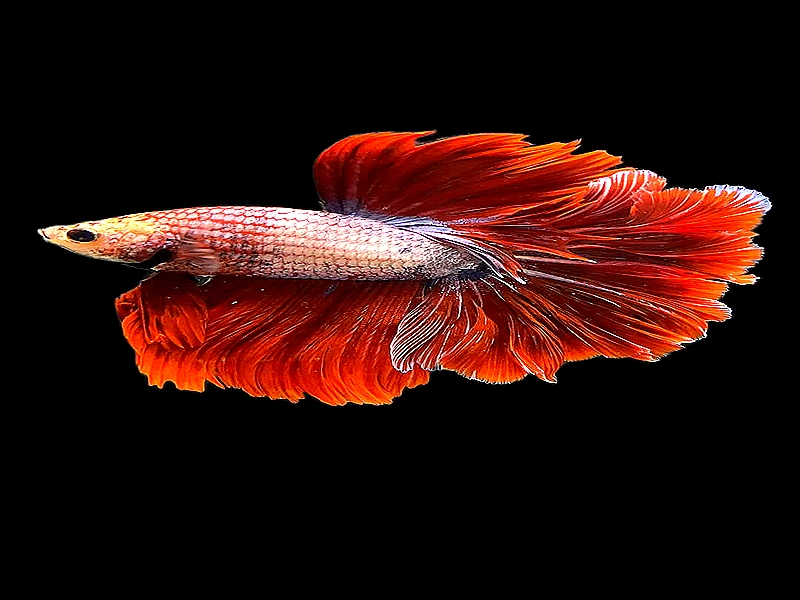
#> input picture hw3_data/Fish/Bete/Bete_101.jpg, 800 x 600 px, given in place of normalized_multichannel.png, which was not available
$ python optimal_k_analyzer.py
#> lines starting #> are read from the running program, lines starting #| are printed output that depends on the picture; after the words box and inside, x2 and y2 are one past the last pixel; in counts of white or black regions, pixels touching at a corner belong together; pictures that were not available may be replaced by others from this repository, and a replacement may not be noted
# CS 898BA - Homework 2
# optimal_k_analyzer.py
# Purpose: Compare IoU/Dice across K=3, 4, 5 to justify the chosen K value

import cv2
import numpy as np
import os

np.random.seed(42)
cv2.setRNGSeed(42)

INPUT_PATH = os.path.join(os.path.dirname(__file__), "..", "output", "segmentation", "normalized_multichannel.png")
GT_PATH = os.path.join(os.path.dirname(__file__), "..", "input", "ground_truth_mask.png")
OUTPUT_DIR = os.path.join(os.path.dirname(__file__), "..", "output", "segmentation")

K_VALUES_TO_TEST = [3, 4, 5]


def run_kmeans(image_hsv, k):
    h, w = image_hsv.shape[:2]
    pixels = image_hsv.reshape((-1, 3)).astype(np.float32)
    criteria = (cv2.TERM_CRITERIA_EPS + cv2.TERM_CRITERIA_MAX_ITER, 100, 0.2)
    _, labels, centers = cv2.kmeans(pixels, k, None, criteria, 10, cv2.KMEANS_RANDOM_CENTERS)
    return labels.reshape((h, w))


def clean_mask(mask):
    kernel = np.ones((5, 5), np.uint8)
    mask = cv2.morphologyEx(mask, cv2.MORPH_OPEN, kernel)
    mask = cv2.morphologyEx(mask, cv2.MORPH_CLOSE, kernel)
    return mask


def compute_iou_dice(pred_mask, gt_mask):
    pred = pred_mask > 0
    gt = gt_mask > 0
    intersection = np.logical_and(pred, gt).sum()
    union = np.logical_or(pred, gt).sum()
    iou = intersection / union if union > 0 else 0
    dice = (2 * intersection) / (pred.sum() + gt.sum()) if (pred.sum() + gt.sum()) > 0 else 0
    return iou, dice


def run():
    image = cv2.imread(INPUT_PATH)
#> image is the input picture: shape (600, 800, 3); mean B, G, R 12.4, 16, 44.1
    gt_mask = cv2.imread(GT_PATH, cv2.IMREAD_GRAYSCALE)
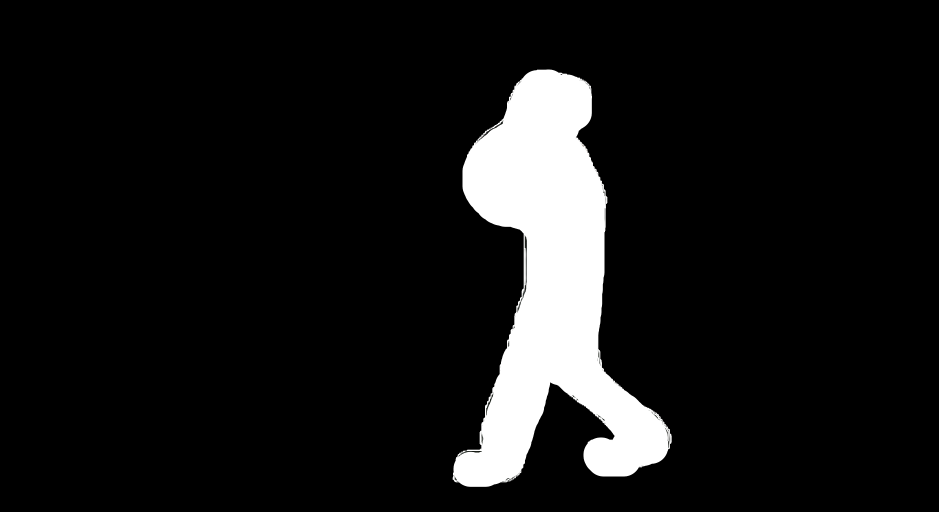
#> input picture input/ground_truth_mask.png, 2816 x 1536 px (shown at 1/3 size)
#> gt_mask: shape (1536, 2816); min 0, max 255, mean 22.4

    if image is None or gt_mask is None:
        raise FileNotFoundError("Missing normalized image or ground truth mask.")

    blurred = cv2.GaussianBlur(image, (9, 9), 2.0)
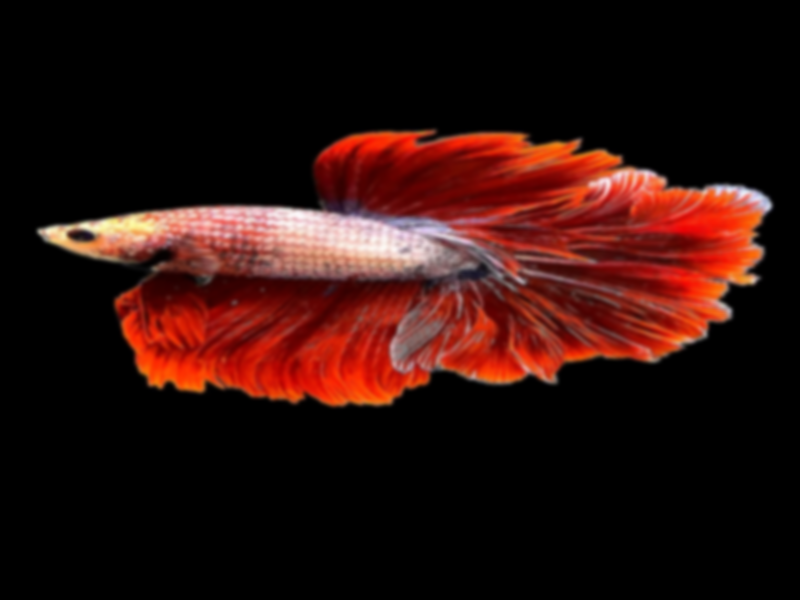
#> blurred: shape (600, 800, 3); mean B, G, R 12.4, 16, 44.1
    hsv = cv2.cvtColor(blurred, cv2.COLOR_BGR2HSV)
#> hsv: shape (600, 800, 3); mean H, S, V 6.8, 55, 44.2

    print(f"{'K':<5}{'Best Cluster':<15}{'IoU':<10}{'Dice':<10}")
    results = []

    for k in K_VALUES_TO_TEST:
        labels = run_kmeans(hsv, k)
        best_iou, best_dice, best_cluster = 0, 0, -1

        for cluster_id in range(k):
            mask = np.uint8(labels == cluster_id) * 255
            mask = clean_mask(mask)
            iou, dice = compute_iou_dice(mask, gt_mask)
            if iou > best_iou:
                best_iou, best_dice, best_cluster = iou, dice, cluster_id

        print(f"{k:<5}{best_cluster:<15}{best_iou:<10.4f}{best_dice:<10.4f}")
        results.append({"k": k, "best_cluster": best_cluster, "iou": best_iou, "dice": best_dice})
#> this loop made 1 pass
#> pass 1, in run, `labels = run_kmeans(hsv, k)`:
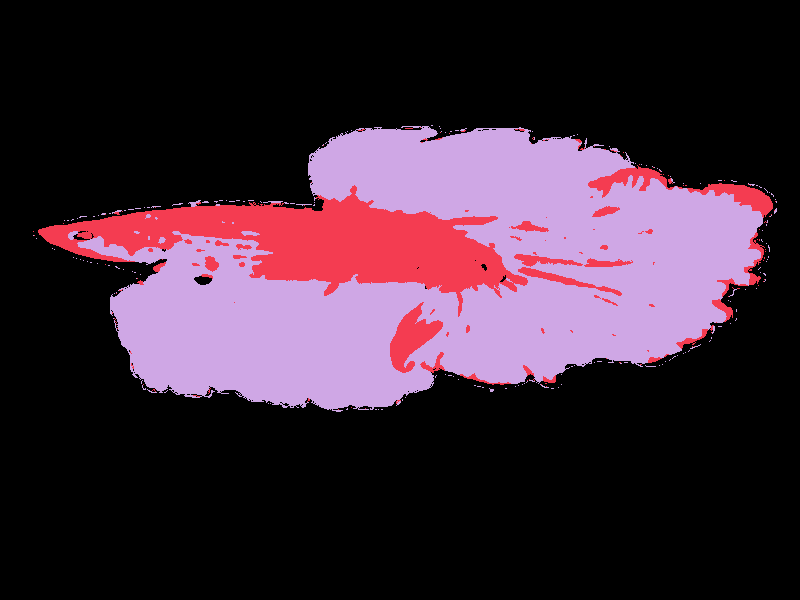
#> labels: shape (600, 800) int32; 3 distinct labels, from 0 to 2; one colour per label, 0 black
#> pass 1, in compute_iou_dice, `pred = pred_mask > 0`:
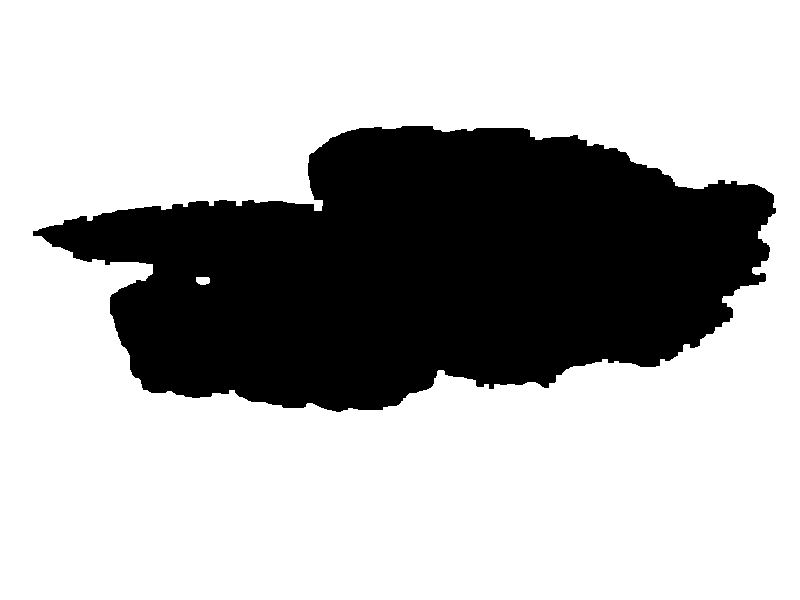
#> pred: shape (600, 800) bool; 70.8% white; 1 black region, box (x1, y1, x2, y2) and area: (33, 126, 776, 412) 140044
#> pass 1, in compute_iou_dice, `gt = gt_mask > 0`:
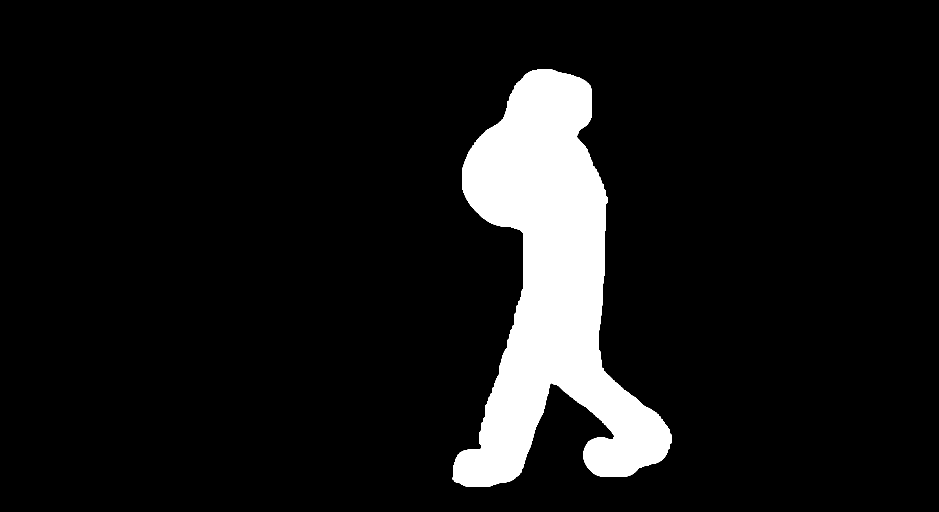
#> gt: shape (1536, 2816) bool (shown at 1/3 size); 8.9% white; 1 white region, box (x1, y1, x2, y2) and area: (1358, 208, 2015, 1461) 383801
#> after the loop, results = []

    print("\n=== Summary ===")
    best_overall = max(results, key=lambda r: r["iou"])
    print(f"Best K = {best_overall['k']} (cluster {best_overall['best_cluster']}) "
          f"with IoU={best_overall['iou']:.4f}, Dice={best_overall['dice']:.4f}")

    return results


if __name__ == "__main__":
#> (the run stopped early here; a loop or call above may not have finished)
